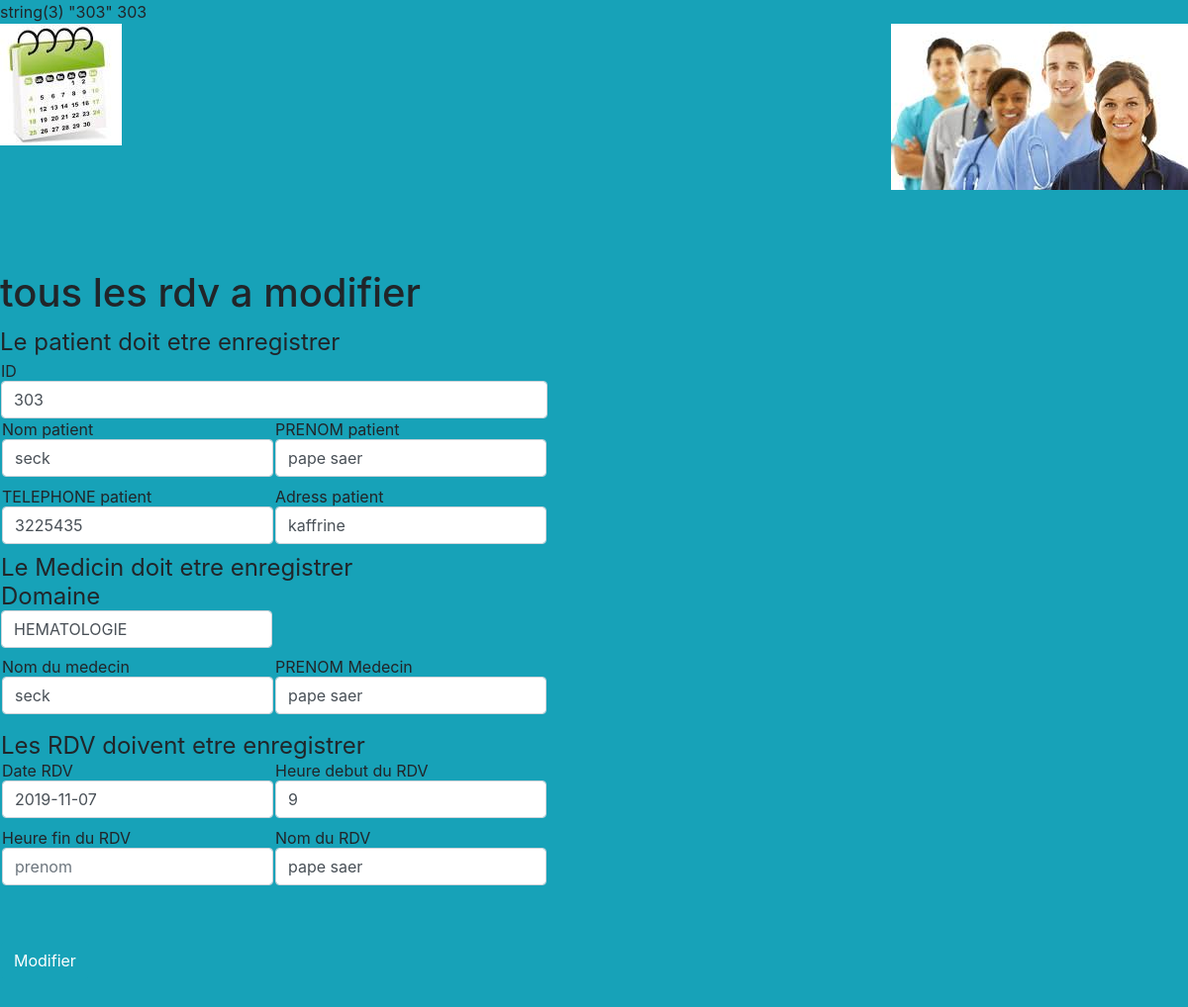
Page /view/modification.php?id=303 (signed in) on the committed database.
### tables this page shows
CREATE TABLE `V_RDV_Patients_Inscrits` (
  `Nom_inscrit` varchar(50) NOT NULL,
  `prenom_inscrit` varchar(50) NOT NULL,
  `Domaine` varchar(50) NOT NULL,
  `Nom_Patient` varchar(50) NOT NULL,
  `Prenom_patient` varchar(50) NOT NULL,
  `Tel_patient` int(11) NOT NULL,
  `Adress_patient` varchar(50) NOT NULL,
  `Date_RDV` date NOT NULL,
  `Heured_RDV` int(11) NOT NULL,
  `Nom_RDV` varchar(50) NOT NULL,
  `id` int(11) NOT NULL,
  `Statut` varchar(50) NOT NULL,
  `Logine` varchar(50) NOT NULL,
  `Mot_pass` varchar(50) NOT NULL,
  `Date_indispo` date NOT NULL,
  `Heure_indispo` time NOT NULL
);

### view/modification.php (the view, shortened to what this page needs)
<?php
 $pdo = new PDO
 (
     'mysql:host=localhost;dbname=Hopital1;charset=UTF8',
     'root',
     'papepol1',
     [
         PDO::ATTR_ERRMODE => PDO::ERRMODE_EXCEPTION,
         PDO::ATTR_DEFAULT_FETCH_MODE => PDO::FETCH_ASSOC
     ]
 );
$id=$_GET['id'];
$sql="SELECT * FROM V_RDV_Patients_Inscrits WHERE id=".$id;
$query = $pdo->prepare($sql);
$query->execute();
$V_RDV_Patients_Inscrits = $query->fetchAll(PDO::FETCH_OBJ);
foreach($V_RDV_Patients_Inscrits  as $RDV){
  var_dump($RDV->id);
  echo $RDV->id;
}
?>
<!doctype html>
<html lang="en">
  <head>
    <link rel="stylesheet" href="https://stackpath.bootstrapcdn.com/bootstrap/4.3.1/css/bootstrap.min.css">
  </head>
  <?php
  require_once 'heder.php';
  ?><br><br><br><br><br><br><br><br>
<body class="bg-info">
                    <h1><CAPTION>tous les rdv a modifier</CAPTION></h1>
 <form method="POST" action="modif.php">
 <fieldset><legend>Le patient doit etre enregistrer
     <div class="form-groupe">
     <table>
     <tr>
     <td>
  <label>ID
  <input type="text" name="id" class="form-control"  placeholder="nom patient" value="<?= $RDV->id; ?>">
  </div>
  <div class="form-groupe">
     <table>
     <tr>
     <td>
  <label>Nom patient
  <input type="text" name="Nom_Patient" class="form-control"  placeholder="nom patient" value="<?= $RDV->Nom_Patient; ?>">
  </div>
  <td>
  <div class="form-groupe">
  <label>PRENOM patient
  <input type="text"  name="Prenom_patient" class="form-control"  placeholder="prenom" value="<?= $RDV->Prenom_patient; ?>" >
  </label>
  </div>
  </td>
  <tr>
  <td>
  <div class="form-groupe">
  <label>TELEPHONE patient
  <input type="telephone" name="Tel_patient" class="form-control"  placeholder="telephone" value="<?= $RDV->Tel_patient; ?>" >
  </label>
  </div>
  </td>
  <td>
  <div class="form-groupe">
  <label>Adress patient
  <input type="text"  name="Adress_patient" class="form-control" placeholder="nom patient" value="<?= $RDV->Adress_patient; ?>">
  </label>
  </td>
  </tr>
    </legend>
    <fieldset><legend>Le Medicin doit etre enregistrer
    <table>
    <div  class="form-groupe" >
    <tr>
    <td>
    <div  class="form-groupe" >
    <label>Nom du medecin
  <input type="text" name="Nom_inscrit" class="form-control" placeholder="nom medecin" value="<?= $RDV->Nom_inscrit; ?>" >
  </label>
  </div>
  </td>
  <td>
  <div  class="form-groupe" >
  <label>PRENOM Medecin
  <input type="text" name="prenom_inscrit" class="form-control" placeholder="prenom medecin" value="<?= $RDV->prenom_inscrit; ?>" >
  </label>
  </div>
  </td>
  </tr>
  <div  class="form-groupe" >
  <label>Domaine
  <input type="text" name="Domaine"  class="form-control" placeholder="domaine" value="<?= $RDV->Domaine; ?>" >
</label>
  </div>
  </table>
  </legend>
    <fieldset><legend>Les RDV doivent etre enregistrer
    <table>
  <tr>
    <td>
    <div   class="form-groupe">
    <label>Date  RDV
  <input type="text" name="Date_RDV" class="form-control" placeholder="prenom" value="<?= $RDV->Date_RDV; ?>">
  </label>
  </div>
  </td>
  <td>
  <div   class="form-groupe">
  <label>Heure debut du RDV
  <input type="texte" name="Heured_RDV" class="form-control"  placeholder="prenom" value="<?= $RDV->Heured_RDV; ?>" >
  </label>
  </div>
  </td>
  </tr>
  <tr>
  <td>
  <div class="form-groupe">
  <label>Heure fin du RDV
  <input type="texte" name="Heuref_RDV"  class="form-control" placeholder="prenom" value="<?= $RDV->Heuref_RDV; ?>" >
  </label>
  </div>
  </td>
  <td>
  <div class="form-groupe">
  <label>Nom du RDV
  <input type="text" name="Nom_RDV"  class="form-control" placeholder="prenom" value="<?= $RDV->Nom_RDV; ?>">
  </label>
    </div>
    </td>
    </tr>
    </table>
    </legend>
    <div class="form-groupe"> <br><br>
  <button type="submit" class="btn btn-info"name="modifier">Modifier</button>
   </div>
   </fieldset>
    </form>
</body>
  </body>
 </html>

### rows in the picture
v_rdv_patients_inscrits: id "303", Nom_Patient "seck", Prenom_patient "pape saer", Tel_patient "3225435", Adress_patient "kaffrine", Nom_inscrit "seck", prenom_inscrit "pape saer", Domaine "HEMATOLOGIE", Date_RDV "2019-11-07", Heured_RDV "9", Nom_RDV "pape saer"
